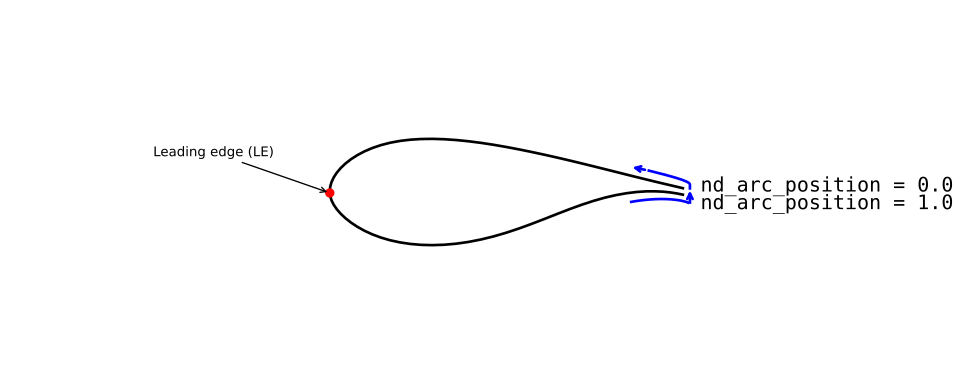

Generate this figure with Python:

import numpy as np
from scipy.integrate import quad
from scipy.interpolate import PchipInterpolator
from scipy.spatial.transform import Rotation as R

import matplotlib.pylab as plt
import matplotlib.patches as patches 
from matplotlib.patches import PathPatch, FancyArrowPatch, Arc
from matplotlib.path import Path

af = np.array([
       [ 1.0, 0.0],
       [ 1.00000e+00, -8.91000e-03],
       [ 9.83380e-01, -5.58000e-03],
       [ 9.64570e-01, -2.61000e-03],
       [ 9.43639e-01, -5.10000e-04],
       [ 9.20709e-01,  5.80000e-04],
       [ 8.95879e-01,  4.00000e-04],
       [ 8.69269e-01, -1.34000e-03],
       [ 8.41008e-01, -4.79000e-03],
       [ 8.11238e-01, -1.00200e-02],
       [ 7.80088e-01, -1.71500e-02],
       [ 7.47717e-01, -2.63100e-02],
       [ 7.14277e-01, -3.72200e-02],
       [ 6.79927e-01, -4.96600e-02],
       [ 6.44836e-01, -6.31810e-02],
       [ 6.09166e-01, -7.72210e-02],
       [ 5.73096e-01, -9.11610e-02],
       [ 5.36795e-01, -1.04421e-01],
       [ 5.00435e-01, -1.16521e-01],
       [ 4.64195e-01, -1.27101e-01],
       [ 4.28244e-01, -1.35911e-01],
       [ 3.92764e-01, -1.42831e-01],
       [ 3.57914e-01, -1.47801e-01],
       [ 3.23863e-01, -1.50802e-01],
       [ 2.90783e-01, -1.51882e-01],
       [ 2.58823e-01, -1.51082e-01],
       [ 2.28132e-01, -1.48471e-01],
       [ 1.98882e-01, -1.44111e-01],
       [ 1.71182e-01, -1.38101e-01],
       [ 1.45181e-01, -1.30521e-01],
       [ 1.21011e-01, -1.21551e-01],
       [ 9.87710e-02, -1.11361e-01],
       [ 7.85810e-02, -1.00181e-01],
       [ 6.05210e-02, -8.82510e-02],
       [ 4.47000e-02, -7.58210e-02],
       [ 3.11800e-02, -6.31210e-02],
       [ 2.00300e-02, -5.03510e-02],
       [ 1.13000e-02, -3.76400e-02],
       [ 5.03000e-03, -2.50200e-02],
       [ 1.26000e-03, -1.25600e-02],
       [ 0.00000e+00, -1.19000e-03],
       [ 1.26000e-03,  1.32600e-02],
       [ 5.03000e-03,  2.66700e-02],
       [ 1.13000e-02,  4.00100e-02],
       [ 2.00300e-02,  5.33910e-02],
       [ 3.11800e-02,  6.65510e-02],
       [ 4.47000e-02,  7.93810e-02],
       [ 6.05210e-02,  9.16710e-02],
       [ 7.85810e-02,  1.03231e-01],
       [ 9.87710e-02,  1.13851e-01],
       [ 1.21011e-01,  1.23321e-01],
       [ 1.45181e-01,  1.31461e-01],
       [ 1.71182e-01,  1.38141e-01],
       [ 1.98882e-01,  1.43251e-01],
       [ 2.28132e-01,  1.46731e-01],
       [ 2.58823e-01,  1.48661e-01],
       [ 2.90783e-01,  1.49081e-01],
       [ 3.23863e-01,  1.48071e-01],
       [ 3.57914e-01,  1.45781e-01],
       [ 3.92764e-01,  1.42301e-01],
       [ 4.28244e-01,  1.37761e-01],
       [ 4.64195e-01,  1.32291e-01],
       [ 5.00435e-01,  1.26011e-01],
       [ 5.36795e-01,  1.19091e-01],
       [ 5.73096e-01,  1.11691e-01],
       [ 6.09166e-01,  1.03911e-01],
       [ 6.44836e-01,  9.58710e-02],
       [ 6.79927e-01,  8.76610e-02],
       [ 7.14277e-01,  7.93910e-02],
       [ 7.47717e-01,  7.11610e-02],
       [ 7.80088e-01,  6.30910e-02],
       [ 8.11238e-01,  5.52810e-02],
       [ 8.41008e-01,  4.78000e-02],
       [ 8.69269e-01,  4.07400e-02],
       [ 8.95879e-01,  3.41700e-02],
       [ 9.20709e-01,  2.81200e-02],
       [ 9.43639e-01,  2.26600e-02],
       [ 9.64570e-01,  1.77500e-02],
       [ 9.83380e-01,  1.33300e-02],
       [ 1.00000e+00,  9.37000e-03],
       [1.0, 0.0]])[::-1]

def compute_curve_length(x, y):
    st = np.zeros_like(x)
    st[1:] = np.cumsum(np.sqrt(np.diff(x) ** 2 + np.diff(y) ** 2))
    xi = PchipInterpolator(st, x)
    yi = PchipInterpolator(st, y)

    def grad_mag(s):
        return np.sqrt(xi(s, 1) ** 2 + yi(s, 1) ** 2 )

    s = np.zeros_like(x)
    for i, (st1, st2) in enumerate(zip(st[:-1], st[1:]), 1):
        s[i] = quad(grad_mag, st1, st2)[0] + s[i - 1]
    return s

class InterpArc:
    def __init__(self, s, x, y):
        self._xi = PchipInterpolator(s, x)
        self._yi = PchipInterpolator(s, y)

    def __call__(self, s):
        return np.array([self._xi(s), self._yi(s)]).T

class InterpX:
    def __init__(self, x, y, side=None):
        self._side = side
        iLE = np.argmin(x)
        self._yi_u = PchipInterpolator(x[:iLE][::-1], y[:iLE][::-1])
        self._yi_l = PchipInterpolator(x[iLE:], y[iLE:])

    def __call__(self, x):
        if self._side == "suction":
            return np.array([x, self._yi_u(x)]).T
        elif self._side == "pressure":
            return np.array([x, self._yi_l(x)]).T
        else:
            return np.array([[x, self._yi_u(x)],
                            [x, self._yi_l(x)]])



def plot_af(ax):

    ax.plot(af[:, 0], af[:,1], "k-", linewidth=2)
    return ax

# plot the reference airfoil coordinate system
if True:

    fig, ax = plt.subplots(figsize=(10, 4))

    points = af.copy()
    points[:, 0] -= 0.3
    points = np.hstack((points, np.zeros((points.shape[0], 1))))
    chord = np.array([np.linspace(0., 1.0, 10),
                    np.zeros(10), np.zeros(10)]).T
    chord[:, 0] -= 0.3
    rot_angle = 20
    # Create rotation object: 20 degrees about z-axis
    rot = R.from_euler('z', rot_angle, degrees=True)

    # Apply rotation
    rotated_points = rot.apply(points)
    rotated_chord = rot.apply(chord)

    # Plotting
    ax.plot(*rotated_points[:, :2].T, 'k')
    # ax.fill(x_rot, y_rot, color='lightblue', alpha=0.3)
    ax.plot(*rotated_chord[:, :2].T, 'k--')
    # Reference coordinate system at leading edge

    ax.plot(-0.5, -0.3, 'ko')  # origin

    ax.arrow(-0.5, -0.3, 0.3, 0., head_width=0.01, head_length=0.02, fc='k', ec='k')
    ax.arrow(-0.5, -0.3, -0., 0.3, head_width=0.01, head_length=0.02, fc='k', ec='k')
    ax.arrow(-0.5, -0.3, 0.1, 0.05, head_width=0.01, head_length=0.02, fc='k', ec='k')
    ax.text(-0.5, 0.02, 'x', fontsize=12)
    ax.text(-0.18, -0.3, 'y', fontsize=12)
    ax.text(-0.39, -0.24, 'z', fontsize=12)

    sys = ax.annotate('Reference system',
                xy=(-0.5, -0.25),
                xytext=(-0.85, -0.2),
                arrowprops=dict(arrowstyle='->',
                                color="black",
                                linewidth=1))
    ref_axis = [0.02, -0.04]
    ax.plot(*ref_axis, 'ko')  # origin
    ax.annotate('Reference axis (x, y, z)', xy=ref_axis, xytext=(0.3, -0.2), arrowprops=dict(arrowstyle='->', color="black", linewidth=1))

    # ax.plot(0, 0, 'ko')  # origin
    # ax.annotate('reference_axis (x, y, z)', xy=(-0.01, 0.01), xytext=(-0.35, 0.2), arrowprops=dict(arrowstyle='->', color="black", linewidth=1))
    # ax.arrow(0, 0, 0.3, 0, head_width=0.01, head_length=0.02, fc='k', ec='k')
    # ax.arrow(0, 0, 0, 0.3, head_width=0.01, head_length=0.02, fc='k', ec='k')
    # #ax.arrow(0, 0, 0.1, 0.1, head_width=0.01, head_length=0.02, fc='k', ec='k')
    # ax.text(0, 0.32, 'x', fontsize=12)
    # ax.text(0.32, 0, 'y', fontsize=12)
    # #ax.text(0.1, 0.13, 'z', fontsize=12)

    # Draw twist rotation arc between x-axis and rotated chord line
    arc = Arc(
        (0, 0),                    # center at origin
        width=0.5, height=0.5,     # size of the arc
        angle=0,                   # no rotation of the arc itself
        theta1=0, theta2=rot_angle,       # start and end angle in degrees
        color='blue', lw=2
    )
    # ax.add_patch(arc)

    arrow = FancyArrowPatch(
        (0.25, 0), (0.25*np.cos(np.deg2rad(20)), 0.25*np.sin(np.deg2rad(20))),
        connectionstyle="arc3,rad=0.1",
        arrowstyle="->",
        mutation_scale=10,
        linewidth=2, color='blue'
    )
    ax.add_patch(arrow)
    # Label the twist angle
    ax.text(0.28, 0.05, r'twist, positive towards feather', color='black', fontsize=12)

    ax.plot(np.linspace(-.4, 0.5, 5), np.zeros(5), 'k--', linewidth=1)


    offset_x = np.array([np.linspace(-0.3, 0., 10),
                        -0.05*np.ones(10), np.zeros(10)]).T
    rot_angle = 20
    # Create rotation object: 20 degrees about z-axis
    rot = R.from_euler('z', rot_angle, degrees=True)

    # Apply rotation
    offset_x = rot.apply(offset_x)
    ax.annotate(
        '', xy=offset_x[-1, :2], xytext=[-0.28, -0.16],
        arrowprops=dict(arrowstyle='<-', color="blue", linewidth=2)
    )
    ax.annotate(
        'section_offset_y', xy=offset_x[-1, :2], xytext=np.array([-0.14, -0.12]),
        
    )

    ax.annotate(
        '', xy=[0, 0], xytext=ref_axis,
        arrowprops=dict(arrowstyle='->', color="blue", linewidth=2)
    )
    ax.annotate(
        'section_offset_x', xy=[0, 0.1], xytext=[0.02, -0.03],
        
    )

    ac = [-0.06, -0.02]
    ax.plot(*ac, 'ko')  # origin
    ax.annotate('Aerodynamic center (-)', xy=ac, xytext=(-0.3, 0.2), arrowprops=dict(arrowstyle='->', color="black", linewidth=1))


    # Style
    ax.axis('equal')
    plt.axis('off')

    # plt.show()
    plt.savefig("chord_reference_system.svg")


def plot_start_end_nd_arcTE(ax):

    # Define custom Bezier path vertices and codes
    verts = [
        [1.02, 0.005],      # Move to start
        [1.02, 0.02],      # Control point 1
        [1.02, 0.03],      # Control point 1
        [0.96, 0.045],    # Control point 2
        [0.90, 0.06],    # Control point 2
    ]

    codes = [
        Path.MOVETO,   # Move to start
        Path.LINETO,
        Path.CURVE4,   # Quadratic Bezier control point 2
        Path.CURVE4,   # Quadratic Bezier control point 2
        Path.CURVE4,   # Quadratic Bezier control point 2
    ]

    path = Path(verts, codes)

    # Add the Bezier path (no arrowhead)
    curve_patch = PathPatch(
        path,
        facecolor='none',
        edgecolor='blue',
        linewidth=2
    )
    ax.add_patch(curve_patch)

    # Add an arrowhead at the end point of the curve
    arrow = FancyArrowPatch(
        posA=verts[-1],  # from last control point
        posB=(0.85, 0.07),  # to end point
        arrowstyle='->',
        mutation_scale=10,
        color='blue',
        linewidth=2
    )
    ax.add_patch(arrow)

    # Define custom Bezier path vertices and codes
    verts = [
        [0.85, -0.03],    # Control point 2
        [0.96, -0.01],    # Control point 2
        [1.02, -0.03],      # Control point 1
        [1.02, -0.035],      # Control point 1
        [1.02, -0.005],      # Move to start
    ]

    codes = [
        Path.MOVETO,   # Move to start
        Path.CURVE4,   # Quadratic Bezier control point 2
        Path.CURVE4,   # Quadratic Bezier control point 2
        Path.CURVE4,   # Quadratic Bezier control point 2
        Path.LINETO,
    ]

    path = Path(verts, codes)

    # Add the Bezier path (no arrowhead)
    curve_patch = PathPatch(
        path,
        facecolor='none',
        edgecolor='blue',
        linewidth=2
    )
    ax.add_patch(curve_patch)
    # Add an arrowhead at the end point of the curve
    arrow = FancyArrowPatch(
        posA=(1.02, -0.02),  # from last control point
        posB=(1.02, 0.01),  # to end point
        arrowstyle='->',
        mutation_scale=10,
        color='blue',
        linewidth=2
    )
    ax.add_patch(arrow)



    ax.annotate(
        "nd_arc_position = 0.0", 
        xy=(1.02, 0.),                     # point to annotate
        xytext=(1.05, 0.),  # text position offset
        fontsize=15,
        fontfamily='monospace',
        color='black'
    )
    ax.annotate(
        "nd_arc_position = 1.0", 
        xy=(1.02, 0.),                     # point to annotate
        xytext=(1.05, -0.05),  # text position offset
        fontsize=15,
        fontfamily='monospace',
        color='black'
    )

    return ax

if True:
    fig, ax = plt.subplots(figsize=(10, 4))
    ax.plot(af[1:-1, 0], af[1:-1, 1], "k-", linewidth=2)
    ax = plot_start_end_nd_arcTE(ax)
    # plot the LE
    s = compute_curve_length(af[:, 0], af[:, 1])
    s /= s[-1]
    interp = InterpArc(s, af[:, 0], af[:, 1])
    LE = interp(0.5005)
    plt.plot(LE[0], LE[1], "ro", linewidth=5)

    ax.annotate(
        'Leading edge (LE)', xy=LE[:2], xytext=np.array([-0.5, 0.1]),
        arrowprops=dict(arrowstyle='->', color="black", linewidth=1)
    )
    plt.axis('off')
    plt.axis("equal")
    plt.tight_layout()
    plt.savefig("airfoil_nd_arc.svg")

# plot trailing edge detail
if True:
    fig, ax = plt.subplots(figsize=(10, 4))
    ax.plot(af[1:-1, 0], af[1:-1, 1], "k-", linewidth=2)
    # ax = plot_start_end_nd_arcTE(ax)
    # plot the LE

    plt.plot(af[0, 0], af[0, 1], "ro", linewidth=5)
    plt.plot(af[1, 0], af[1, 1], "ro", linewidth=5)
    plt.plot(af[-2, 0], af[-2, 1], "ro", linewidth=5)

    ax.annotate(
        'TE', xy=af[0, :], xytext=np.array([1.1, 0.0]),
        arrowprops=dict(arrowstyle='->', color="black", linewidth=1)
    )
    ax.annotate(
        'TEss', xy=af[1, :], xytext=np.array([1.1, 0.05]),
        arrowprops=dict(arrowstyle='->', color="black", linewidth=1)
    )
    ax.annotate(
        'TEps', xy=af[-2, :], xytext=np.array([1.1, -0.05]),
        arrowprops=dict(arrowstyle='->', color="black", linewidth=1)
    )
    plt.axis('off')
    plt.axis("equal")

#    plt.tight_layout()
    plt.xlim([0.5, 1.2])
    plt.ylim([-0.15, 0.15])

    plt.savefig("airfoil_TE.svg")

# fixed+offset

if True:
    fig, ax = plt.subplots(figsize=(10, 4))
    ax = plot_af(ax)

    s = compute_curve_length(af[1:-1, 0], af[1:-1, 1])
    s /= s[-1]
    interp = InterpArc(s, af[1:-1, 0], af[1:-1, 1])
    cap = interp(np.linspace(0., 0.1, 30))
    cap_pts = interp(np.linspace(0., 0.1, 2))
    plt.plot(cap[:, 0], cap[:, 1], "r-", linewidth=5)
    plt.plot(cap_pts[:, 0], cap_pts[:, 1], 'go', markersize=10)

    ix = 1
    for label, pt in zip(["start_nd_arc", "end_nd_arc"], cap_pts):
        ax.annotate(
            label, 
            xy=pt,                     # point to annotate
            xytext=(pt[0], pt[1]+0.02 * ix),  # text position offset
            arrowprops=dict(arrowstyle='->', color='black'),
            fontsize=15,
            fontfamily='monospace',
            color='black'
        )
        ix += 1

    # plot the width
    arrow = FancyArrowPatch(
        (cap_pts[0][0]+0.0, cap_pts[0][1]-0.03), (cap_pts[1][0]-0.015, cap_pts[1][1]-0.03),
        connectionstyle="arc3,rad=0.02",
        arrowstyle="<->",
        mutation_scale=10,
        linewidth=2, color='blue'
    )
    ax.add_patch(arrow)
    ax.text(cap_pts[1][0]+0.02, cap_pts[1][1]-0.12, 'offset', color='black', fontfamily='monospace', fontsize=12)


    plt.axis('off')
    plt.axis("equal")
    plt.tight_layout()
    plt.savefig("airfoil_fixed_offset.svg")


# midpoint+width

if True:
    fig, ax = plt.subplots(figsize=(10, 4))
    ax = plot_af(ax)

    s = compute_curve_length(af[:, 0], af[:, 1])
    s /= s[-1]
    interp = InterpArc(s, af[:, 0], af[:, 1])
    cap = interp(np.linspace(0.47, 0.53, 30))
    cap_pts = interp(np.linspace(0.47, 0.53, 3))
    plt.plot(cap[:, 0], cap[:, 1], "r-", linewidth=5)
    plt.plot(cap_pts[:, 0], cap_pts[:, 1], 'go', markersize=10)

    ix = 1
    for label, pt in zip(["start_nd_arc", "midpoint_nd_arc", "end_nd_arc"], cap_pts):
        ax.annotate(
            label, 
            xy=pt,                     # point to annotate
            xytext=(pt[0]+0.03, pt[1]),  # text position offset
            arrowprops=dict(arrowstyle='->', color='black'),
            fontsize=15,
            fontfamily='monospace',
            color='black'
        )
        ix += 1

    # plot the width
    arrow = FancyArrowPatch(
        (cap_pts[0][0]-0.02, cap_pts[0][1]+0.01), (cap_pts[2][0]-0.02, cap_pts[2][1]-0.01),
        connectionstyle="arc3,rad=0.4",
        arrowstyle="<->",
        mutation_scale=10,
        linewidth=2, color='blue'
    )
    ax.add_patch(arrow)
    ax.text(cap_pts[1][0]-0.1, cap_pts[1][1], 'width', color='black', fontfamily='monospace', fontsize=12)


    plt.axis('off')
    plt.axis("equal")
    plt.tight_layout()
    plt.savefig("airfoil_midpoint_nd_arc.svg")


# start_nd_arc + offset
if True:
    fig, ax = plt.subplots(figsize=(10, 4))
    ax = plot_af(ax)

    s = compute_curve_length(af[1:-1, 0], af[1:-1, 1])
    s /= s[-1]
    interp = InterpArc(s, af[1:-1, 0], af[1:-1, 1])
    te_reinf = interp(np.linspace(0., 0.1, 30))
    te_reinf_pts = interp(np.linspace(0., 0.1, 2))
    plt.plot(te_reinf[:, 0], te_reinf[:, 1], "r-", linewidth=5)
    plt.plot(te_reinf_pts[:, 0], te_reinf_pts[:, 1], 'go', markersize=10)

    ix = 1
    for label, pt in zip(["TE_SS", "start_nd_arc"], te_reinf_pts):
        ax.annotate(
            label, 
            xy=pt,                     # point to annotate
            xytext=(pt[0], pt[1]+0.05 * ix),  # text position offset
            arrowprops=dict(arrowstyle='->', color='black'),
            fontsize=15,
            fontfamily='monospace',
            color='black'
        )
        ix += 1

    # plot the width
    arrow = FancyArrowPatch(
        (te_reinf_pts[0][0], te_reinf_pts[0][1]-0.015), (te_reinf_pts[1][0], te_reinf_pts[1][1]-0.015),
        connectionstyle="arc3,rad=0.01",
        arrowstyle="<->",
        mutation_scale=10,
        linewidth=2, color='blue'
    )
    ax.add_patch(arrow)
    ax.text(0.75, -0.0, 'offset', color='black', fontsize=12)


    plt.axis('off')
    plt.axis("equal")
    plt.tight_layout()
    plt.savefig("airfoil_anchor+offset.svg")


# plane_intersection
if True:
    fig, ax = plt.subplots(figsize=(10, 4))

    ax.plot(-0.5, -0.3, 'ko')  # origin
    
    ax.arrow(-0.5, -0.3, 0.3, 0., head_width=0.01, head_length=0.02, fc='k', ec='k')
    ax.arrow(-0.5, -0.3, -0., 0.3, head_width=0.01, head_length=0.02, fc='k', ec='k')
    ax.arrow(-0.5, -0.3, 0.1, 0.05, head_width=0.01, head_length=0.02, fc='k', ec='k')
    ax.text(-0.5, 0.02, 'x', fontsize=12)
    ax.text(-0.18, -0.3, 'y', fontsize=12)
    ax.text(-0.39, -0.24, 'z', fontsize=12)
    
    sys = ax.annotate('Reference system',
                xy=(-0.5, -0.25),
                xytext=(-0.85, -0.2),
                arrowprops=dict(arrowstyle='->',
                                color="black",
                                linewidth=1))
    ref_axis = [0., 0.]
    ax.plot(*ref_axis, 'ko')  # origin
    ax.annotate('Reference axis (x, y, z)', xy=ref_axis, xytext=(0.3, -0.2), arrowprops=dict(arrowstyle='->', color="black", linewidth=1))
    #ax.arrow(0.3, 0.2, 0.3, 0, head_width=0.01, head_length=0.02, fc='k', ec='k')
    #ax.arrow(0, 0, 0, 0.3, head_width=0.01, head_length=0.02, fc='k', ec='k')
    #ax.arrow(0, 0, 0.1, 0.1, head_width=0.01, head_length=0.02, fc='k', ec='k')
    #ax.text(0, 0.32, 'x', fontsize=12)
    #ax.text(0.32, 0, 'y', fontsize=12)
    rot_angle = -8.
    af_rot = af.copy()
    af_rot[:, 0] -= 0.3
    af_rot = np.hstack((af_rot, np.zeros((af_rot.shape[0], 1))))
    chord_rot = np.array([np.linspace(-0.3, 0.7, 10),
                    np.zeros(10), np.zeros(10)]).T
    rot = R.from_euler('z', rot_angle, degrees=True)
    af_rot = rot.apply(af_rot)
    chord_rot = rot.apply(chord_rot)

    s = compute_curve_length(af_rot[1:-1, 0], af_rot[1:-1, 1])
    s /= s[-1]
    interpx = InterpX(af_rot[1:-1, 0], af_rot[1:-1, 1], side="suction")
    cap = interpx(np.linspace(-0.25, 0.05, 30))
    cap_pts = interpx(np.linspace(-0.25, 0.05, 3))

    ax.plot(af_rot[:, 0], af_rot[:, 1])
    ax.plot(chord_rot[:, 0], chord_rot[:, 1], "k--", linewidth=1)
    ax.plot(cap[:, 0], cap[:, 1], "r", linewidth=4)
    ax.plot(cap_pts[:, 0], cap_pts[:, 1], "go", markersize=5)

    # plot the width
    arrow = FancyArrowPatch(
        (cap_pts[0][0], cap_pts[0][1]-0.02), (cap_pts[2][0], cap_pts[2][1]-0.02),
        connectionstyle="arc3,rad=-0.175",
        arrowstyle="<->",
        mutation_scale=10,
        linewidth=2, color='blue'
    )
    ax.add_patch(arrow)
    ax.text(cap_pts[0][0], cap_pts[0][1]-0.05, 'width', color='black', fontfamily='monospace', fontsize=12)



    ix = 1
    for label, pt in zip(["end_nd_arc", "midpoint_nd_arc", "start_nd_arc"], cap_pts):
        ax.annotate(
            label, 
            xy=pt[:2],                     # point to annotate
            xytext=(pt[0]+0.3*(ix-3), pt[1] + 0.05*ix),  # text position offset
            arrowprops=dict(arrowstyle='->', color='black'),
            fontsize=15,
            fontfamily='monospace',
            color='black'
        )
        ix += 1

    arrow = FancyArrowPatch(
        (-0.1, 0.1), (0., 0.1),
        arrowstyle="<->",
        mutation_scale=10,
        linewidth=2, color='blue'
    )
    ax.add_patch(arrow)
    ax.annotate(
            "offset", 
            xy=(-0.05, 0.1),                     # point to annotate
            xytext=(0.07, 0.4),  # text position offset
            arrowprops=dict(arrowstyle='->', color='black'),
            fontsize=15,
            fontfamily='monospace',
            color='black'
        )
    ax.plot(-0.0*np.ones(5), np.linspace(-0.2, 0.5, 5), 'k--', linewidth=1)
    ax.plot(-0.1*np.ones(5), np.linspace(-0.2, 0.5, 5), 'k--', linewidth=1)
    ax.annotate(
            "intersection plane", 
            xy=(-0.1, 0.3),                     # point to annotate
            xytext=(-0.6, 0.4),  # text position offset
            arrowprops=dict(arrowstyle='->', color='black'),
            fontsize=15,
            fontfamily='monospace',
            color='black'
        )
    
    arrow = FancyArrowPatch(
    (0.45*np.cos(np.deg2rad(rot_angle-1)), 0.45*np.sin(np.deg2rad(rot_angle-1))), (0.45, 0.01),
    connectionstyle="arc3,rad=0.1",
    arrowstyle="<-",
    mutation_scale=10,
    linewidth=2, color='blue'
    )
    ax.add_patch(arrow)

    ax.annotate(
            "rotation", 
            xy=(0.45, -0.025),                     # point to annotate
            xytext=(0.6, -0.02),  # text position offset
            arrowprops=dict(arrowstyle='->', color='black'),
            fontsize=15,
            fontfamily='monospace',
            color='black'
        )
    
    ax.plot(np.linspace(-.4, 0.5, 5), np.zeros(5), 'k--', linewidth=1)
    plt.axis('off')
    plt.axis("equal")
    plt.tight_layout()
    plt.savefig("airfoil_cap_intersection.svg")

# plane_intersection
if True:
    fig, ax = plt.subplots(figsize=(10, 4))

    ax.plot(-0.5, -0.3, 'ko')  # origin
    
    ax.arrow(-0.5, -0.3, 0.3, 0., head_width=0.01, head_length=0.02, fc='k', ec='k')
    ax.arrow(-0.5, -0.3, -0., 0.3, head_width=0.01, head_length=0.02, fc='k', ec='k')
    ax.arrow(-0.5, -0.3, 0.1, 0.05, head_width=0.01, head_length=0.02, fc='k', ec='k')
    ax.text(-0.5, 0.02, 'x', fontsize=12)
    ax.text(-0.18, -0.3, 'y', fontsize=12)
    ax.text(-0.39, -0.24, 'z', fontsize=12)
    
    sys = ax.annotate('Reference system',
                xy=(-0.5, -0.25),
                xytext=(-0.85, -0.2),
                arrowprops=dict(arrowstyle='->',
                                color="black",
                                linewidth=1))
    ref_axis = [0., 0.]
    ax.plot(*ref_axis, 'ko')  # origin
    ax.annotate('Reference axis (x, y, z)', xy=ref_axis, xytext=(0.3, 0.5), arrowprops=dict(arrowstyle='->', color="black", linewidth=1))
    #ax.arrow(0.3, 0.2, 0.3, 0, head_width=0.01, head_length=0.02, fc='k', ec='k')
    #ax.arrow(0, 0, 0, 0.3, head_width=0.01, head_length=0.02, fc='k', ec='k')
    #ax.arrow(0, 0, 0.1, 0.1, head_width=0.01, head_length=0.02, fc='k', ec='k')
    #ax.text(0, 0.32, 'x', fontsize=12)
    #ax.text(0.32, 0, 'y', fontsize=12)
    rot_angle = -8.
    af_rot = af.copy()
    af_rot[:, 0] -= 0.3
    af_rot = np.hstack((af_rot, np.zeros((af_rot.shape[0], 1))))
    chord_rot = np.array([np.linspace(-0.3, 0.7, 10),
                    np.zeros(10), np.zeros(10)]).T
    rot = R.from_euler('z', rot_angle, degrees=True)
    af_rot = rot.apply(af_rot)
    chord_rot = rot.apply(chord_rot)


    interpx = InterpX(af_rot[1:-1, 0], af_rot[1:-1, 1])
    web_pts = interpx(0.1)
    web = np.array([np.linspace(web_pts[0, 0], web_pts[1, 0]),
                    np.linspace(web_pts[0, 1], web_pts[1, 1])]).T
    ax.plot(af_rot[:, 0], af_rot[:, 1])
    ax.plot(chord_rot[:, 0], chord_rot[:, 1], "k--", linewidth=1)
    ax.plot(web[:, 0], web[:, 1], linewidth=4)
    ax.plot(web_pts[:, 0], web_pts[:, 1], "go", markersize=5)

    ix = 1
    for label, pt in zip(["start_nd_arc", "end_nd_arc"], web_pts):
        ax.annotate(
            label, 
            xy=pt,                     # point to annotate
            xytext=(pt[0]+0.1, pt[1] * ix),  # text position offset
            arrowprops=dict(arrowstyle='->', color='black'),
            fontsize=15,
            fontfamily='monospace',
            color='black'
        )
        ix += 1

    arrow = FancyArrowPatch(
        (-0.01, 0.1), (0.11, 0.1),
        arrowstyle="<->",
        mutation_scale=10,
        linewidth=2, color='blue'
    )
    ax.add_patch(arrow)
    ax.annotate(
            "offset", 
            xy=(0.05, 0.1),                     # point to annotate
            xytext=(0.07, 0.4),  # text position offset
            arrowprops=dict(arrowstyle='->', color='black'),
            fontsize=15,
            fontfamily='monospace',
            color='black'
        )
    ax.plot(np.ones(5)*0., np.linspace(-0.2, 0.5, 5), 'k--', linewidth=1)
    ax.plot(np.ones(5)*0.1, np.linspace(-0.2, 0.5, 5), 'k--', linewidth=1)
    ax.annotate(
            "intersection plane", 
            xy=(0.1, 0.3),                     # point to annotate
            xytext=(-0.6, 0.35),  # text position offset
            arrowprops=dict(arrowstyle='->', color='black'),
            fontsize=15,
            fontfamily='monospace',
            color='black'
        )
    
    arrow = FancyArrowPatch(
    (0.45*np.cos(np.deg2rad(rot_angle-1)), 0.45*np.sin(np.deg2rad(rot_angle-1))), (0.45, 0.01),
    connectionstyle="arc3,rad=0.1",
    arrowstyle="<-",
    mutation_scale=10,
    linewidth=2, color='blue'
    )
    ax.add_patch(arrow)

    ax.annotate(
            "rotation", 
            xy=(0.45, -0.025),                     # point to annotate
            xytext=(0.6, -0.02),  # text position offset
            arrowprops=dict(arrowstyle='->', color='black'),
            fontsize=15,
            fontfamily='monospace',
            color='black'
        )
    
    ax.plot(np.linspace(-.4, 0.5, 5), np.zeros(5), 'k--', linewidth=1)
    plt.axis('off')
    plt.axis("equal")
    plt.tight_layout()
    plt.savefig("airfoil_web_intersection.svg")